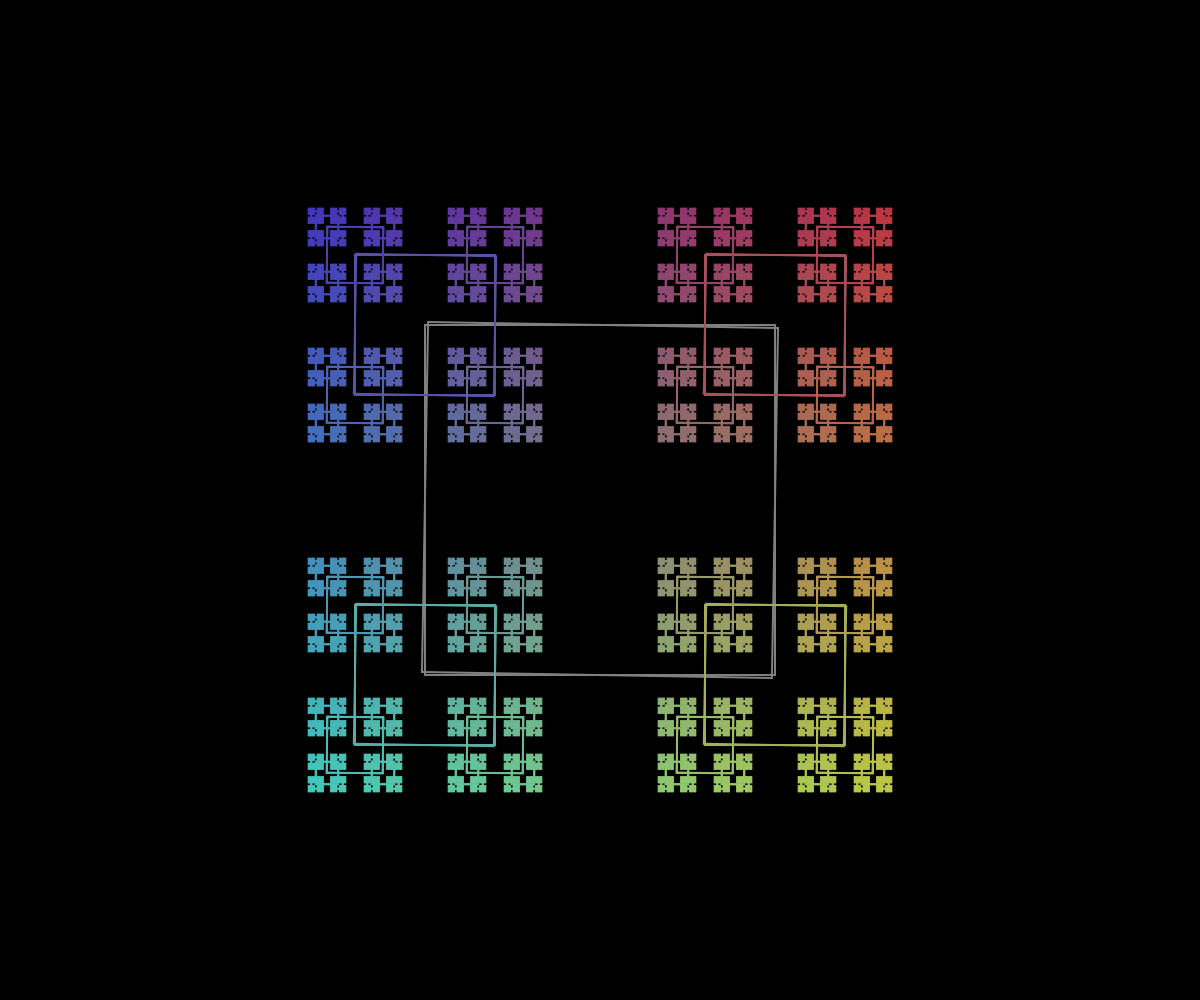
Frame 1 (no input)
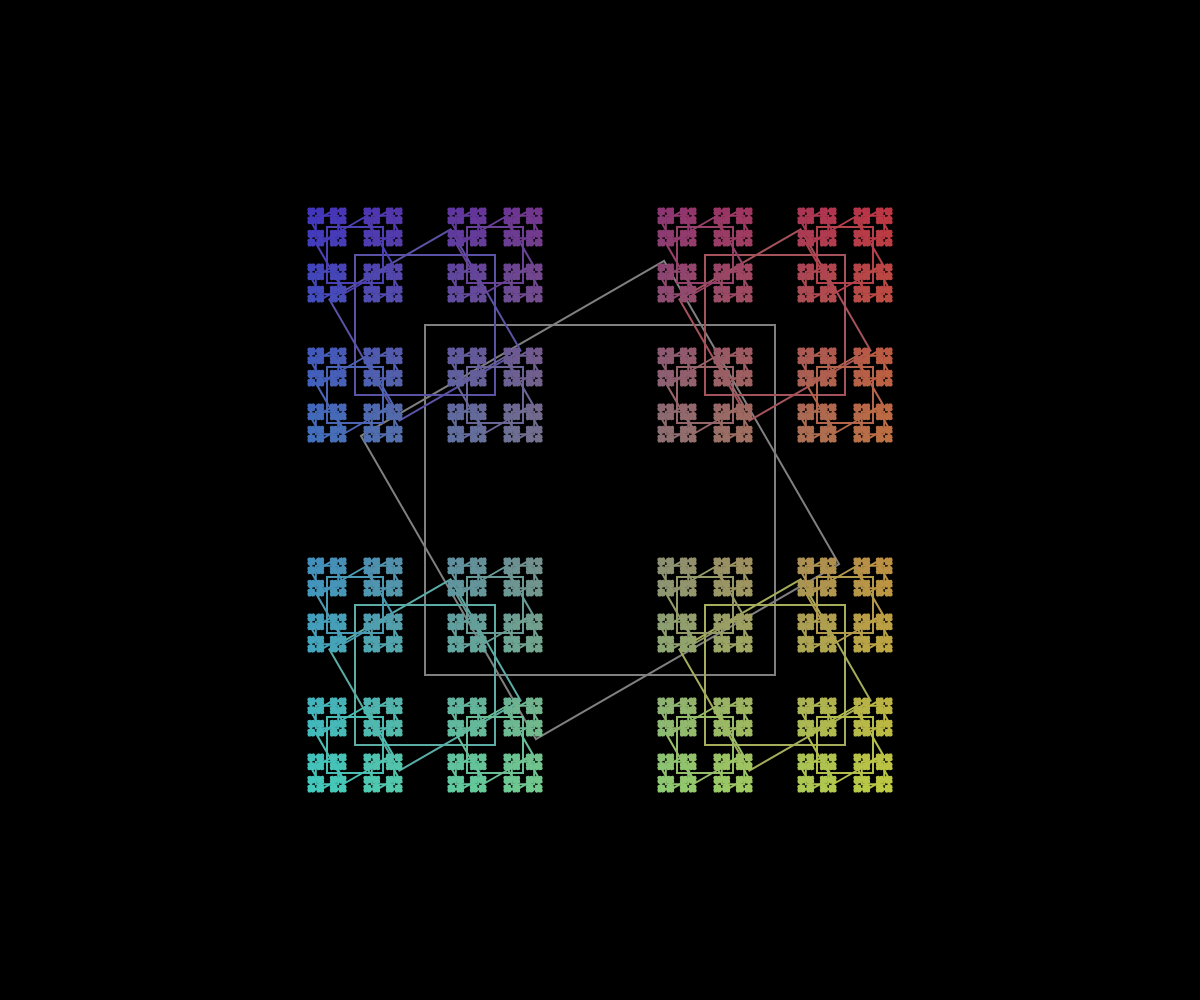
Frame 60 (no input)
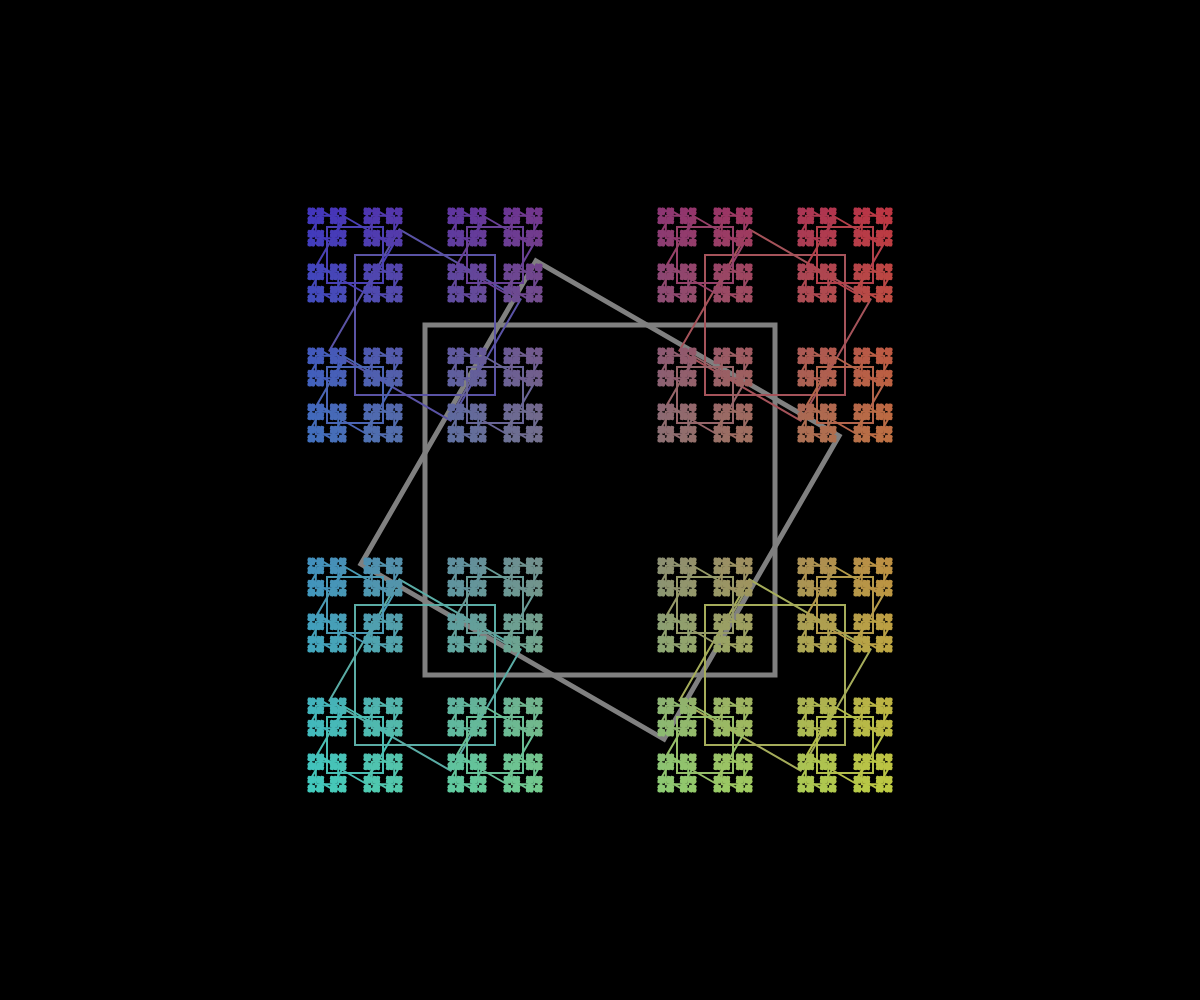
Frame 120 (the mouse pressed at the canvas centre since frame 60)

The p5.js sketch that drew these frames (run headless with seeded random() and noise() and a simulated clock; from frame 60 on, the mouse is pressed at the canvas centre):

// p5.js sketch
// ── sketch.js
// fractals (recursion)
// Ryder Martin
// 4/29/2026

function setup() {
  createCanvas(windowWidth, windowHeight);
}

function draw() {
  background(0);
  // centerCircle(width/2, height/2,width);
  // circleFractal(width/2,height/2,width/2);
  luckySquare(width/2,height/2,350)
}

function luckySquare(x,y,s){
  rectMode(CENTER);

  if(s>1){
    let r = map(x,0,width,0,255);
    let g = map(y,0,height,0,255);
    let b = map(x,0,width,255,0);
    stroke(r,g,b);
    noFill();
    if(dist(x,y,mouseX,mouseY)<=s/2){
      strokeWeight(5)
    }
    else strokeWeight(2);
    push();
    translate(x,y);
    rotate(radians(frameCount));
    square(0,0,s);
    pop();
    square(x,y,s);
    luckySquare(x-s/2,y-s/2,s*0.4);
    luckySquare(x+s/2,y-s/2,s*0.4);
    luckySquare(x-s/2,y+s/2,s*0.4);
    luckySquare(x+s/2,y+s/2,s*0.4);
  }
}

function circleFractal(x,y,d){
  //this btter be good
  noFill();
  if(d > 1){
    circle(x,y,d);
    circleFractal(x-d/2,y,d/2);
    circleFractal(x+d/2,y,d/2);
    circleFractal(x,y-d/2,d/2);
    circleFractal(x,y+d/2,d/2);
  }
}

function centerCircle(x,y,d){
  //recursivly draw concentric circles

  //base case...implicit
  if(d > 10){
    //recursive case
    circle(x,y,d);
    centerCircle(x,y,d*0.95);

  }

  //if the recursive case is skipped, we unraval one level(basecase)

}
